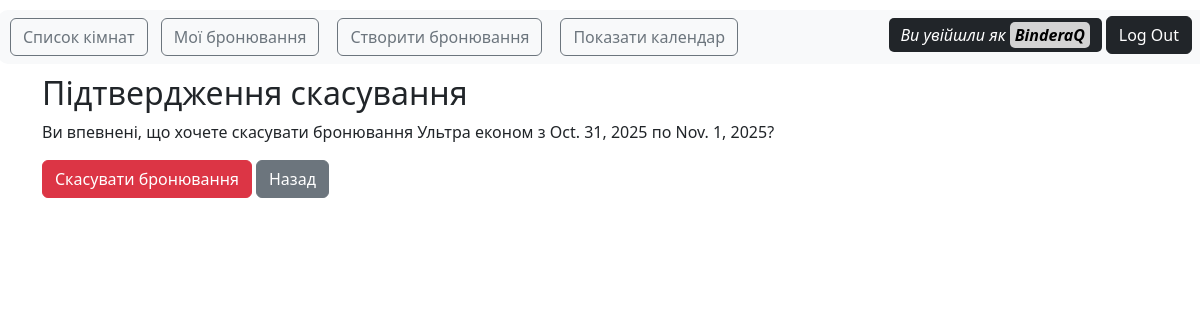
Page /testing/3/cancel (signed in) on the committed database.
### testing/models.py (models this page shows, shortened)
class Booking(models.Model):
    user = models.ForeignKey(User, on_delete=models.CASCADE)
    room = models.ForeignKey(Room, on_delete=models.CASCADE)
    start_date = models.DateField()
    end_date = models.DateField()
    created_at = models.DateTimeField(auto_now_add=True)

class Room(models.Model):
    name = models.CharField(max_length=99)
    description = models.TextField(blank=True)
    capacity = models.IntegerField()
    price_per_night = models.DecimalField(max_digits=10, decimal_places=2)
    text_srcs = models.TextField()

### testing/views.py (the view)
# urls.py: path('testing/<int:booking_id>/cancel',views.cancel, name = 'cancel'),
@login_required
def cancel(request, booking_id):
    booking = get_object_or_404(Booking, id=booking_id, user=request.user)
    if request.method == "POST":
        booking.delete()
        return redirect('my_bookings')
    return render (request,'testing/cancel.html', {'booking':booking})

### testing/templates/testing/cancel.html (shortened to what this page needs)
{% extends 'base.html' %}
{% block content %}
  <h2>Підтвердження скасування</h2>
  <p>Ви впевнені, що хочете скасувати бронювання {{ booking.room.name }} з {{ booking.start_date }} по {{ booking.end_date }}?</p>
  <form method="post">
    <button type="submit" class="btn btn-danger">Скасувати бронювання</button>
    <a href="{% url 'my_bookings' %}" class="btn btn-secondary">Назад</a>
  </form>
{% endblock %}

### testing/templates/base.html
<!DOCTYPE html>
<div class="row">
    <nav class="navbar bg-body-tertiary" style="border-radius: 10px; margin:10px;">
        <form class="container-fluid justify-content-start">
            {% if request.path == '/' %}
                <a href="{% url 'room_list' %}" class="btn btn-success" type="button">Список кімнат</a>
            {% else %}
                <a href="{% url 'room_list' %}" class="btn btn-outline-secondary me-2" type="button">Список кімнат</a>
            {% endif %}
            {% if request.path == '/my_bookings/' %}
                <a href="{% url 'my_bookings' %}" style="margin-left: 5px;" class="btn btn-success" type="button">Мої бронювання</a>
            {% else %}
                <a href="{% url 'my_bookings' %}" style="margin-left: 5px;" class="btn btn-outline-secondary me-2" type="button">Мої бронювання</a>
            {% endif %}
            {% if request.path == '/testing/create/' %}
                <a href="{% url 'create_booking' %}" style="margin-left: 10px;" class="btn btn-success" type="button">Створити бронювання</a>
            {% else %}
                <a href="{% url 'create_booking' %}" style="margin-left: 10px;" class="btn btn-outline-secondary me-2" type="button">Створити бронювання</a>
            {% endif %}
            {% if request.path == '/show/' %}
                <a href="{% url 'show_calendar' %}" style="margin-left: 10px;" class="btn btn-success" type="button">Показати календар</a>
            {% else %}
                <a href="{% url 'show_calendar' %}" style="margin-left: 10px;" class="btn btn-outline-secondary me-2" type="button">Показати календар</a>
            {% endif %}
            {% if not request.user.is_authenticated %}
                <a href="{% url 'login' %}" style="position:absolute; right: 0; bottom: 0; margin-right: 30px; margin-bottom: 7px;" type="button" class="btn btn-dark">Log In</a>
                <a href="{% url 'signup' %}" style="position:absolute; right: 0; bottom: 0; margin-right: 120px; margin-bottom: 7px;" type="button" class="btn btn-dark">Sign Up</a>
            {% else %}
                <p style="position:absolute; right: 0; bottom: 0; margin-right: 120px; margin-bottom: 12px; background-color: #212529; padding: 5px 12px; border-radius: 5px; color: white;"><i>Ви увійшли як <b style="color: black; background-color: lightgray; padding: 2px 5px; border-radius: 5px;">{{request.user.username }}</b></i></p>
                <a href="{% url 'logout' %}" style="position:absolute; right: 0; bottom: 0; margin-right: 30px; margin-bottom: 10px;" type="button" class="btn btn-dark">Log Out</a>
            {% endif %}
        </form>
    </nav>
</div>
<head>
    <link href="https://cdn.jsdelivr.net/npm/bootstrap@5.3.0/dist/css/bootstrap.min.css" rel="stylesheet">
</head>
<body>
    <div class="container">
        {%block content%}
        {%endblock%}
    </div>
</body>
</html>

### rows in the picture
Booking: room.name "Ультра економ", start_date "Oct. 31, 2025", end_date "Nov. 1, 2025"

### other values in the picture
{{ request.user.username }} "BinderaQ"
